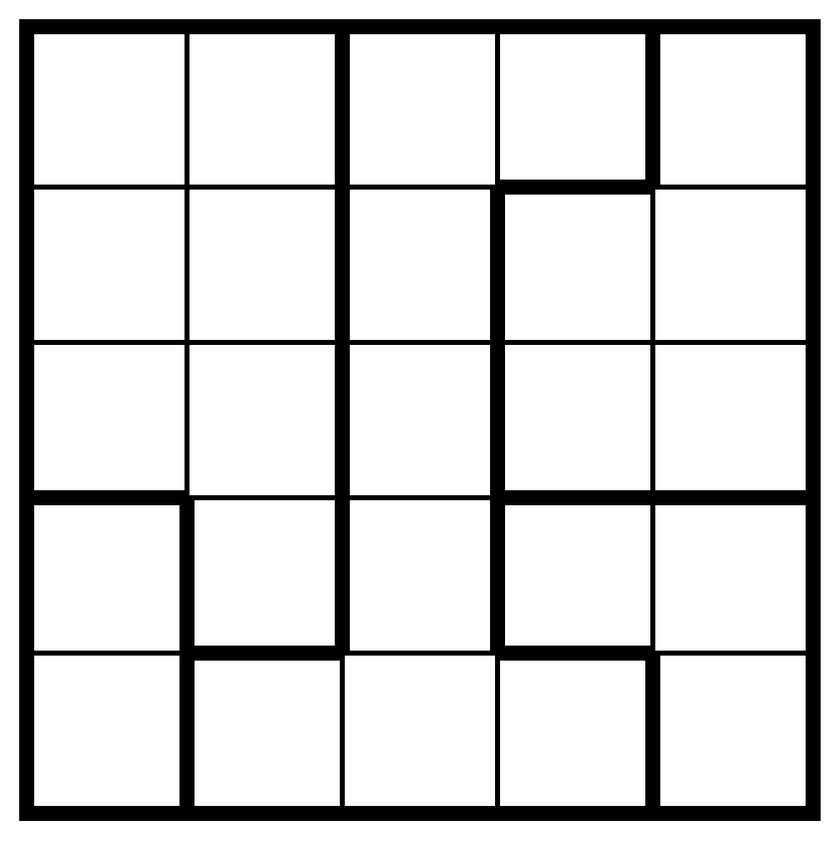
#> input picture imgs/img0.PNG, 839 x 841 px, shrunk from 1005 x 1007 before the run
$ python -i board.py   (imports and definitions only)
#> lines starting #> are read from the running program, lines starting #| are printed output that depends on the picture; after the words box and inside, x2 and y2 are one past the last pixel; in counts of white or black regions, pixels touching at a corner belong together
'''
Class to manage Star-Battle board
'''
import cv2
import numpy as np

class Segment():
    """
    Segment class to track segments within the board
    """
    def __init__(self) -> None:
        self.squares = []
        self.subsegs = []

    def update(self):
        pass

class Board():
    def __init__(self) -> None:
        # Stars per row, col, segment
        self.n_stars = 0
        # Board size (n rows, n cols, n segs)
        self.board_size = 0

        # 2D array of board state (0 for empty, 1 for star, 2 for X)
        self.board_state = None
        # 2D array of board segments
        self.board_segments = None
        # List of segment objects in board
        self.segments = []

        # Maintain a cout of stars in each row, col and segment
        self.row_stars = None
        self.col_stars = None
        self.seg_stars = None

        # Locations where star placement is not valid
        self.invalid = None

        # Win status
        self.win = False

    # [92 lines left out: functions update, update_star_count, update_segments, update_invalid, update_win, not called in this run]

    def load_from_image(self, img_path: str) -> None:
        """
        Load a board from an image

        Create a new board with an empty state
        Load in board segments from image using CV
        Load in any already-populated stars and X's (TODO)
        """
#> called with img_path = 'imgs/img0.PNG'


        # Image
        img = cv2.imread(img_path)
#> img is the input picture: shape (841, 839, 3); min 0, max 255, mean 217.7
        if img is None:
            raise ValueError("Image could not be loaded from: {img_path}")

        # Greyscale
        img_grey = cv2.cvtColor(img, cv2.COLOR_BGR2GRAY)

        # Threshold
        _, binary = cv2.threshold(img_grey, 128, 255, cv2.THRESH_BINARY_INV)
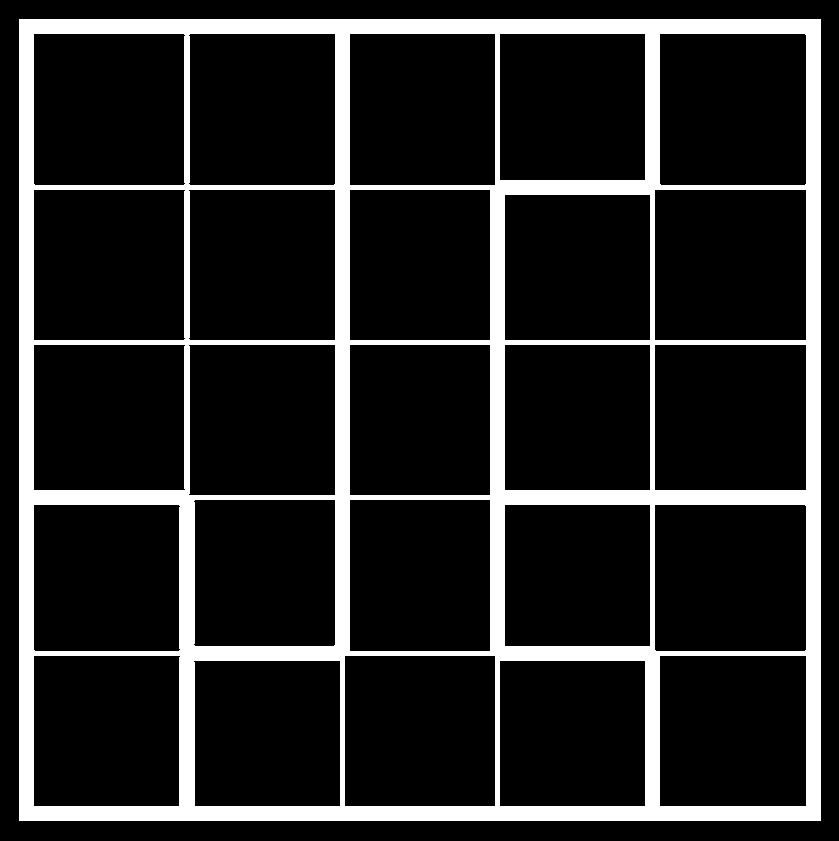
#> binary: shape (841, 839); 14.7% white; 1 white region, box (x1, y1, x2, y2) and area: (19, 19, 821, 821) 103754

        # Erode thinner lines
        eroded = cv2.morphologyEx(binary, cv2.MORPH_ERODE, cv2.getStructuringElement(cv2.MORPH_RECT, (5, 5)), iterations=2)
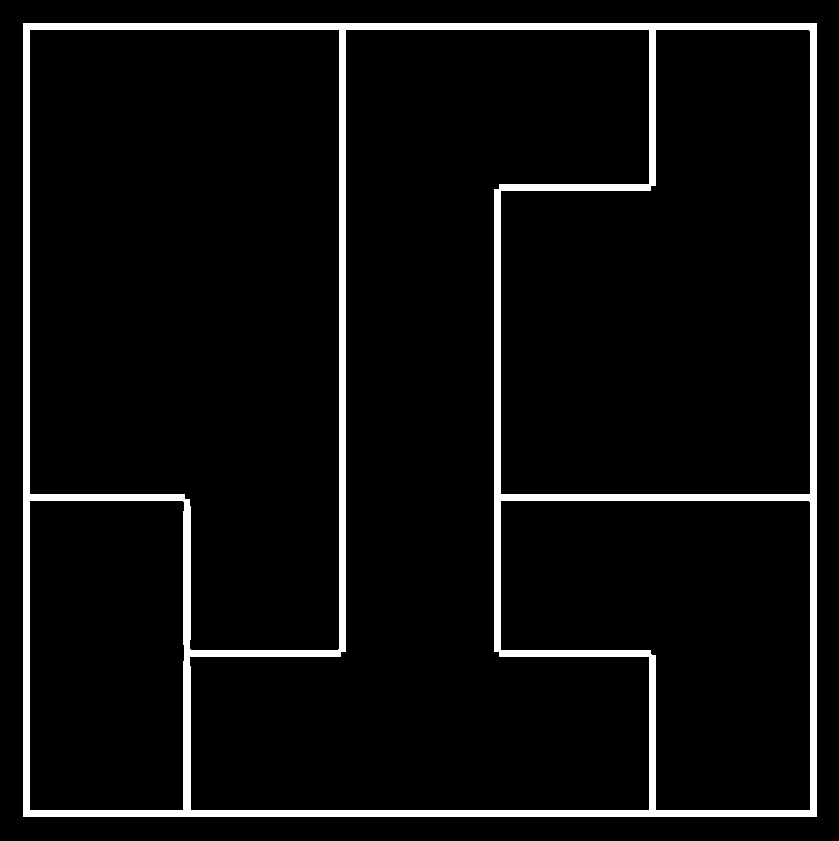
#> eroded: shape (841, 839); 5.8% white; 1 white region, box (x1, y1, x2, y2) and area: (23, 23, 817, 817) 40652

        # Get outline
        contours, _ = cv2.findContours(eroded, cv2.RETR_EXTERNAL, cv2.CHAIN_APPROX_SIMPLE)
#> contours = [[[23, 23], [23, 816], [816, 816], [816, 23]]]
        outline = img.copy()
        cv2.drawContours(outline, contours, -1, (0, 255, 0), 2)
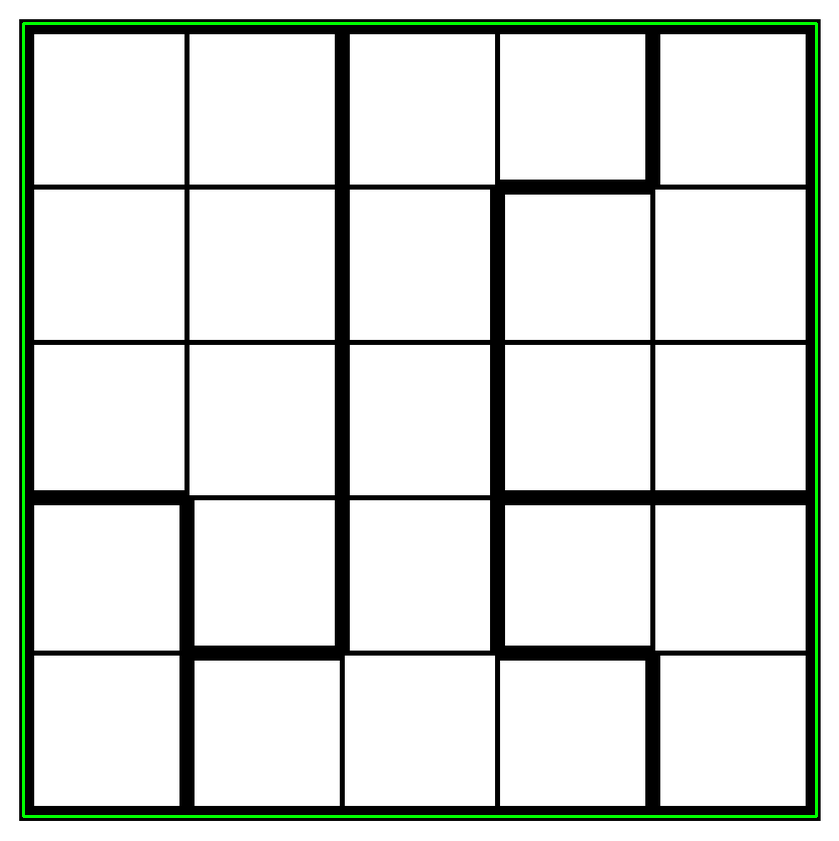
#> outline: shape (841, 839, 3); 1.35% of pixels changed, all inside (x1, y1, x2, y2) = (22, 22, 818, 818)

        # Crop so only game board is considered
        x, y, w, h = cv2.boundingRect(contours[0])
#> x = 23; y = 23; w = 794; h = 794
        cropped = eroded[x:x+w, y:y+h]
#> cropped: shape (794, 794); 6.4% white; 1 white region, box (x1, y1, x2, y2) and area: (0, 0, 794, 794) 40652

        # Flood fill each segment
        flooded = np.zeros_like(cropped)
        mask = cv2.copyMakeBorder(cropped, 1, 1, 1, 1, cv2.BORDER_REPLICATE)
#> mask: shape (796, 796); 6.9% white; 1 white region, box (x1, y1, x2, y2) and area: (0, 0, 796, 796) 43832


        # Determine board size TODO and number of stars
        n = 5
        s = 1

        # Create segemt and board map
        curr_seg = 1
        board_segments = [[0] * n for _ in range(n)]
#> board_segments = [[0, 0, 0, 0, 0], [0, 0, 0, 0, 0], [0, 0, 0, 0, 0], [0, 0, 0, 0, 0], [0, 0, 0, 0, 0]]
        for r in range(n):
            for c in range(n):
                x, y = int(c/n * w + w/(2*n)), int(r/n * h + h/(2*n))

                if flooded[y, x] == 0:
                    seed = (x, y)
                    _, flooded, mask, _ = cv2.floodFill(flooded, mask, seed, curr_seg)

                    curr_seg += 1

                board_segments[r][c] = flooded[y, x]
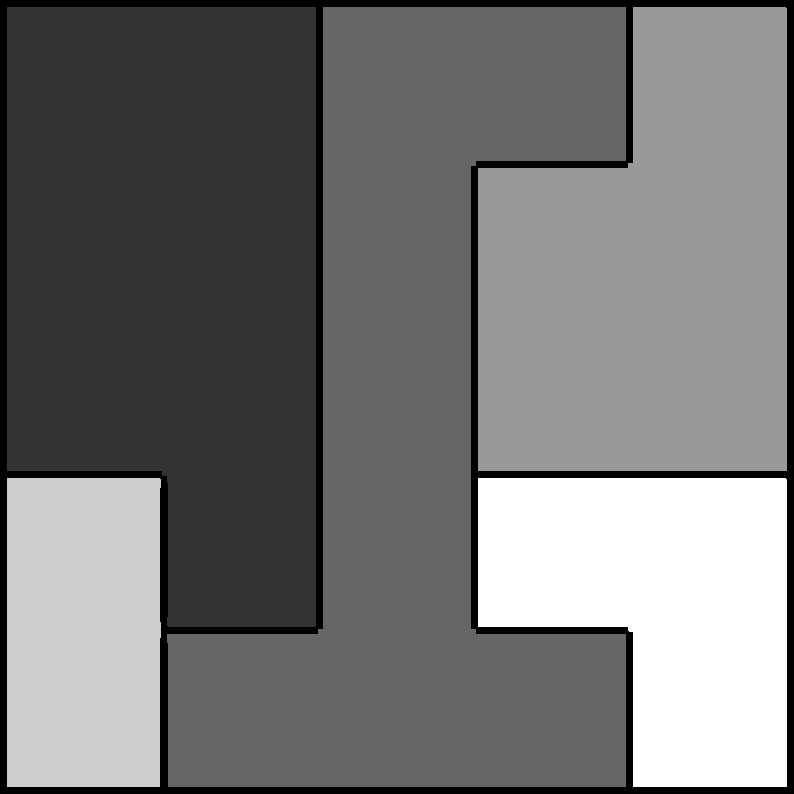
#> flooded: shape (794, 794); min 0, max 5, mean 2.28; drawn with min black and max white
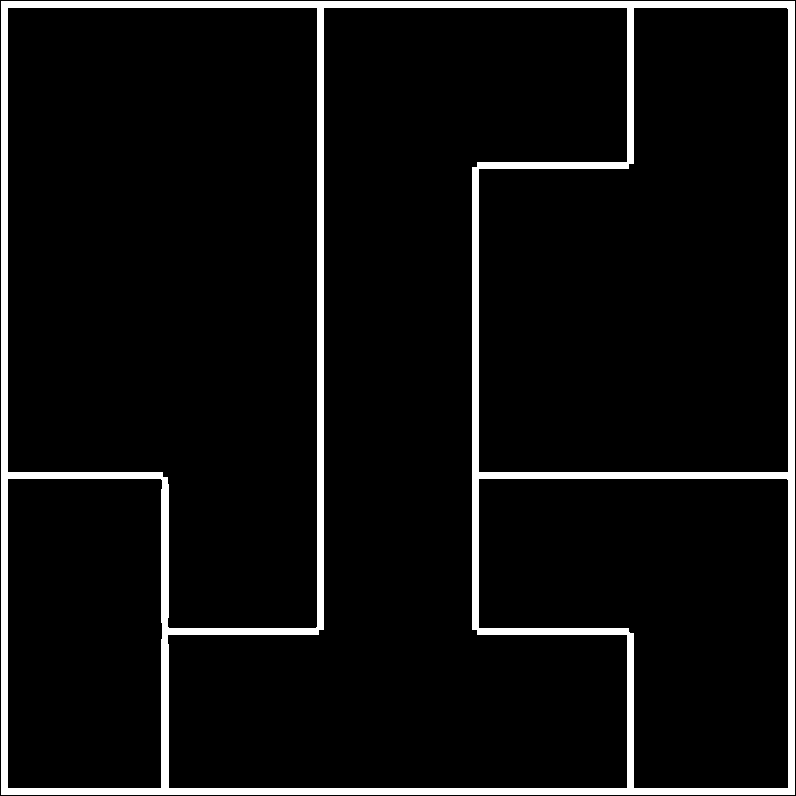
#> mask: shape (796, 796); values 1 (black) and 255 (white), 6.4% white; 1 white region, box (x1, y1, x2, y2) and area: (1, 1, 795, 795) 40652
#> after the loop, board_segments = [[1, 1, 2, 2, 3], [1, 1, 2, 3, 3], [1, 1, 2, 3, 3], [4, 1, 2, 5, 5], [4, 2, 2, 2, 5]]; curr_seg = 6; seed = (555, 555)

        # 0 index segments
        for r in range(n):
            for c in range(n):
                board_segments[r][c] -= 1
#> after the loop, board_segments = [[0, 0, 1, 1, 2], [0, 0, 1, 2, 2], [0, 0, 1, 2, 2], [3, 0, 1, 4, 4], [3, 1, 1, 1, 4]]

        # Update the read state of the board
        board_state = [[0] * n for _ in range(n)]
#> board_state = [[0, 0, 0, 0, 0], [0, 0, 0, 0, 0], [0, 0, 0, 0, 0], [0, 0, 0, 0, 0], [0, 0, 0, 0, 0]]

        self.n_stars = s
        self.board_size = n
        self.board_state = board_state
#> self.board_state has the same summary as board_state
        self.board_segments = board_segments
#> self.board_segments has the same summary as board_segments
        self.segments = []


class DefaultBoard(Board):

    # [11 lines left out: function __init__, not called in this run]

>>> result = Board().load_from_image('imgs/img0.PNG')

$ run again, on imgs/img1.PNG
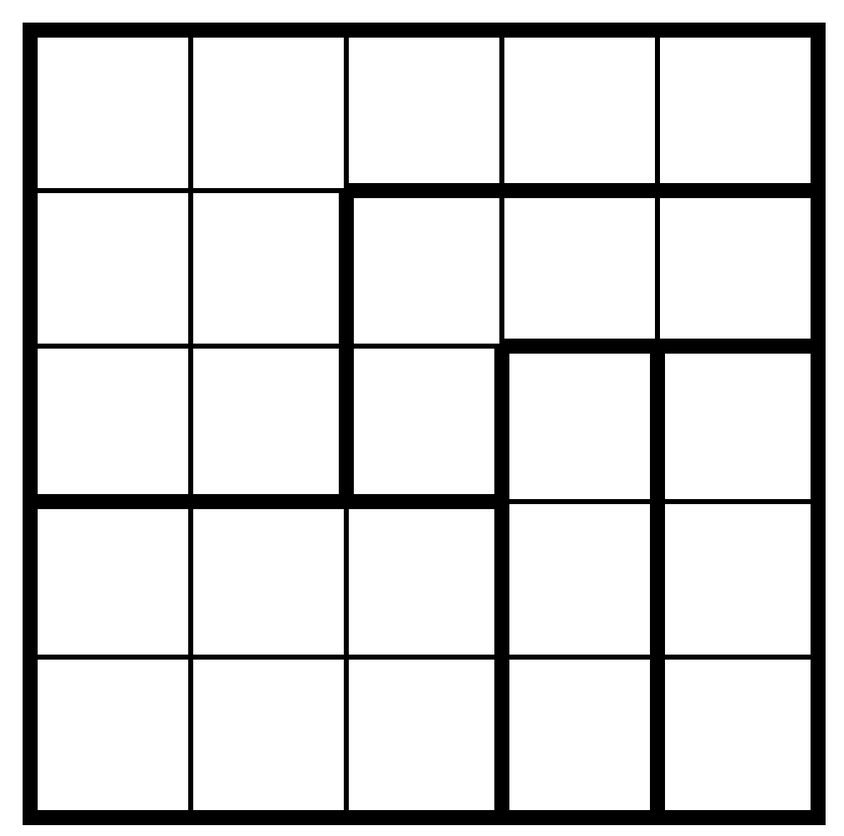
#> input picture imgs/img1.PNG, 844 x 836 px, shrunk from 1009 x 1000 before the run
#> in load_from_image, img is the input picture: shape (836, 844, 3); min 0, max 255, mean 218.1
#> in load_from_image, `_, binary = cv2.threshold(img_grey, 128, 255, cv2.THRESH_BINARY_INV)`:
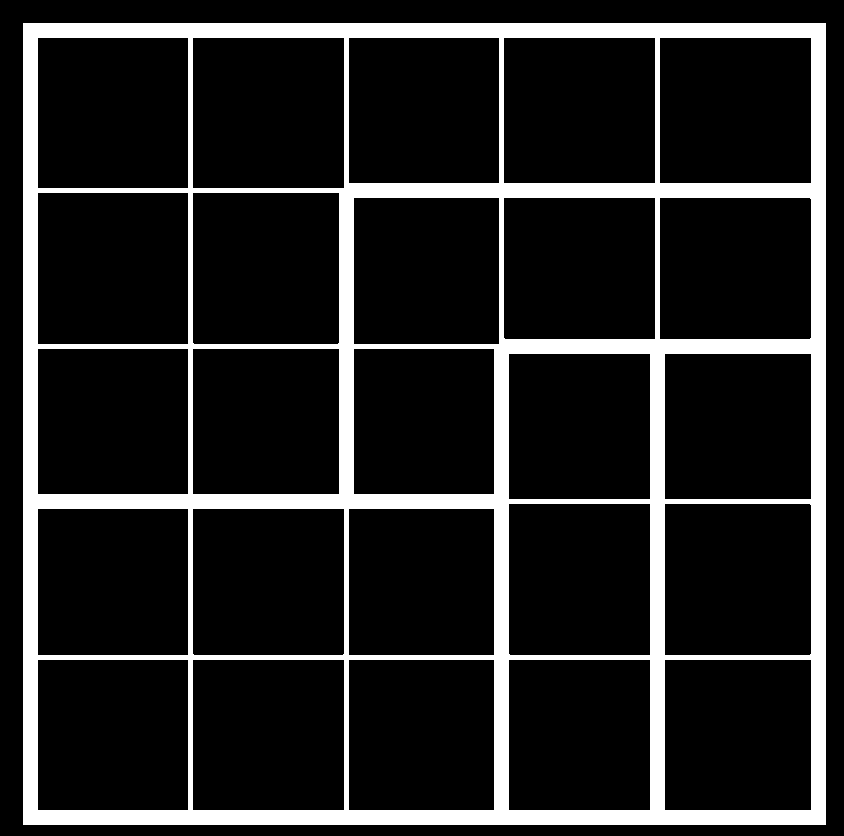
#> binary: shape (836, 844); 14.4% white; 1 white region, box (x1, y1, x2, y2) and area: (23, 23, 826, 825) 101640
#> eroded: shape (836, 844); 5.6% white; 1 white region, box (x1, y1, x2, y2) and area: (27, 27, 822, 821) 39397
#> contours = [[[27, 27], [27, 820], [821, 820], [821, 27]]]
#> outline: shape (836, 844, 3); 1.35% of pixels changed, all inside (x1, y1, x2, y2) = (26, 26, 823, 822)
#> x = 27; w = 795; h = 794
#> cropped: shape (795, 794); 6.1% white; 1 white region, box (x1, y1, x2, y2) and area: (0, 0, 794, 794) 38603
#> in load_from_image, `board_segments = [[0] * n for _ in range(n)]`: board_segments = [[0, 0, 0, 0, 0], [0, 0, 0, 0, 0], [0, 0, 0, 0, 0], [0, 0, 0, 0, 0], [0, 0, 0, 0, 0]]
#> after the loop in load_from_image, `for r in range(n):`:
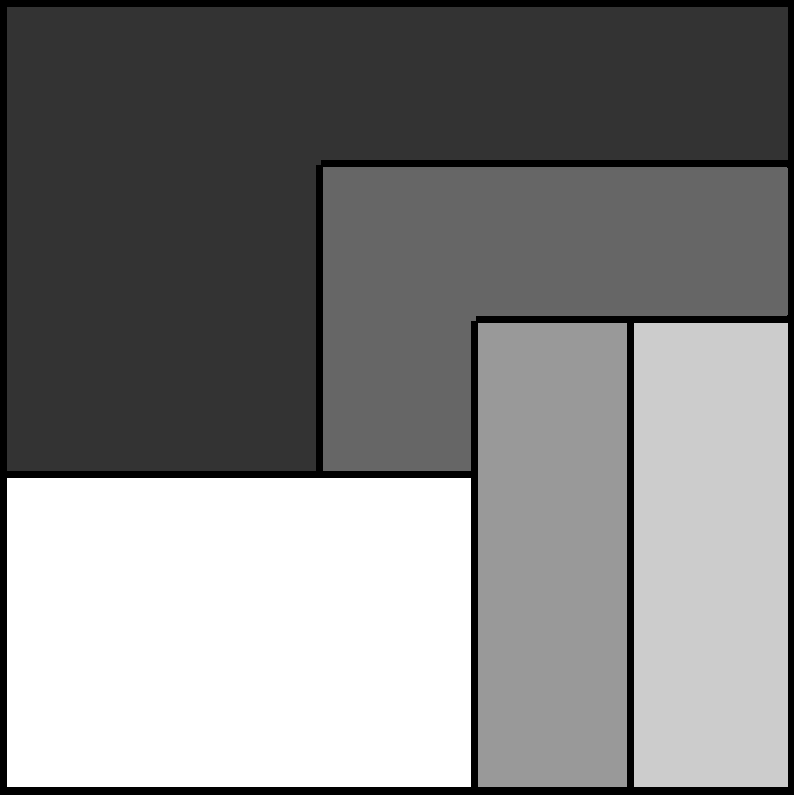
#> flooded: shape (795, 794); min 0, max 5, mean 2.55; drawn with min black and max white
#> after the loop in load_from_image, `for r in range(n):`: board_segments = [[1, 1, 1, 1, 1], [1, 1, 2, 2, 2], [1, 1, 2, 3, 4], [5, 5, 5, 3, 4], [5, 5, 5, 3, 4]]; curr_seg = 6; seed = (79, 555)
#> after the loop in load_from_image, `for r in range(n):`: board_segments = [[0, 0, 0, 0, 0], [0, 0, 1, 1, 1], [0, 0, 1, 2, 3], [4, 4, 4, 2, 3], [4, 4, 4, 2, 3]]
#> board_state = [[0, 0, 0, 0, 0], [0, 0, 0, 0, 0], [0, 0, 0, 0, 0], [0, 0, 0, 0, 0], [0, 0, 0, 0, 0]]
#> self.board_state has the same summary as board_state
#> self.board_segments has the same summary as board_segments
